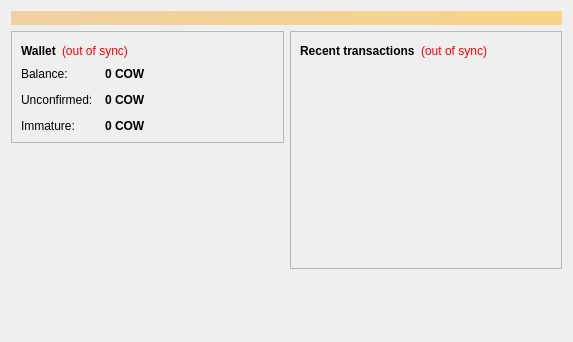
<?xml version="1.0" encoding="UTF-8"?>
<ui version="4.0">
 <class>OverviewPage</class>
 <widget class="QWidget" name="OverviewPage">
  <property name="geometry">
   <rect>
    <x>0</x>
    <y>0</y>
    <width>573</width>
    <height>342</height>
   </rect>
  </property>
  <property name="windowTitle">
   <string>Form</string>
  </property>
  <layout class="QVBoxLayout" name="topLayout">
   <item>
    <widget class="QLabel" name="labelAlerts">
     <property name="visible">
      <bool>false</bool>
     </property>
     <property name="styleSheet">
      <string notr="true">background-color: qlineargradient(x1: 0, y1: 0, x2: 1, y2: 0, stop:0 #F0D0A0, stop:1 #F8D488); color:#000000;</string>
     </property>
     <property name="wordWrap">
      <bool>true</bool>
     </property>
     <property name="margin">
      <number>3</number>
     </property>
    </widget>
   </item>
   <item>
    <layout class="QHBoxLayout" name="horizontalLayout" stretch="1,1">
     <item>
      <layout class="QVBoxLayout" name="verticalLayout_2">
       <item>
        <widget class="QFrame" name="frame">
         <property name="frameShape">
          <enum>QFrame::StyledPanel</enum>
         </property>
         <property name="frameShadow">
          <enum>QFrame::Raised</enum>
         </property>
         <layout class="QVBoxLayout" name="verticalLayout_4">
          <item>
           <layout class="QHBoxLayout" name="horizontalLayout_4">
            <item>
             <widget class="QLabel" name="label_5">
              <property name="font">
               <font>
                <weight>75</weight>
                <bold>true</bold>
               </font>
              </property>
              <property name="text">
               <string>Wallet</string>
              </property>
             </widget>
            </item>
            <item>
             <widget class="QLabel" name="labelWalletStatus">
              <property name="toolTip">
               <string>The displayed information may be out of date. Your wallet automatically synchronizes with the CowCoin network after a connection is established, but this process has not completed yet.</string>
              </property>
              <property name="styleSheet">
               <string notr="true">QLabel { color: red; }</string>
              </property>
              <property name="text">
               <string notr="true">(out of sync)</string>
              </property>
              <property name="alignment">
               <set>Qt::AlignLeading|Qt::AlignLeft|Qt::AlignVCenter</set>
              </property>
             </widget>
            </item>
            <item>
             <spacer name="horizontalSpacer_2">
              <property name="orientation">
               <enum>Qt::Horizontal</enum>
              </property>
              <property name="sizeHint" stdset="0">
               <size>
                <width>40</width>
                <height>20</height>
               </size>
              </property>
             </spacer>
            </item>
           </layout>
          </item>
          <item>
           <layout class="QFormLayout" name="formLayout_2">
            <property name="fieldGrowthPolicy">
             <enum>QFormLayout::AllNonFixedFieldsGrow</enum>
            </property>
            <property name="horizontalSpacing">
             <number>12</number>
            </property>
            <property name="verticalSpacing">
             <number>12</number>
            </property>
            <item row="0" column="0">
             <widget class="QLabel" name="label">
              <property name="text">
               <string>Balance:</string>
              </property>
             </widget>
            </item>
            <item row="0" column="1">
             <widget class="QLabel" name="labelBalance">
              <property name="font">
               <font>
                <weight>75</weight>
                <bold>true</bold>
               </font>
              </property>
              <property name="cursor">
               <cursorShape>IBeamCursor</cursorShape>
              </property>
              <property name="toolTip">
               <string>Your current balance</string>
              </property>
              <property name="text">
               <string notr="true">0 COW</string>
              </property>
              <property name="textInteractionFlags">
               <set>Qt::LinksAccessibleByMouse|Qt::TextSelectableByKeyboard|Qt::TextSelectableByMouse</set>
              </property>
             </widget>
            </item>
            <item row="1" column="0">
             <widget class="QLabel" name="label_3">
              <property name="text">
               <string>Unconfirmed:</string>
              </property>
             </widget>
            </item>
            <item row="1" column="1">
             <widget class="QLabel" name="labelUnconfirmed">
              <property name="font">
               <font>
                <weight>75</weight>
                <bold>true</bold>
               </font>
              </property>
              <property name="cursor">
               <cursorShape>IBeamCursor</cursorShape>
              </property>
              <property name="toolTip">
               <string>Total of transactions that have yet to be confirmed, and do not yet count toward the current balance</string>
              </property>
              <property name="text">
               <string notr="true">0 COW</string>
              </property>
              <property name="textInteractionFlags">
               <set>Qt::LinksAccessibleByMouse|Qt::TextSelectableByKeyboard|Qt::TextSelectableByMouse</set>
              </property>
             </widget>
            </item>
            <item row="2" column="0">
             <widget class="QLabel" name="labelImmatureText">
              <property name="text">
               <string>Immature:</string>
              </property>
             </widget>
            </item>
            <item row="2" column="1">
             <widget class="QLabel" name="labelImmature">
              <property name="font">
               <font>
                <weight>75</weight>
                <bold>true</bold>
               </font>
              </property>
              <property name="toolTip">
               <string>Mined balance that has not yet matured</string>
              </property>
              <property name="text">
               <string notr="true">0 COW</string>
              </property>
              <property name="textInteractionFlags">
               <set>Qt::LinksAccessibleByMouse|Qt::TextSelectableByKeyboard|Qt::TextSelectableByMouse</set>
              </property>
             </widget>
            </item>
           </layout>
          </item>
         </layout>
        </widget>
       </item>
       <item>
        <spacer name="verticalSpacer">
         <property name="orientation">
          <enum>Qt::Vertical</enum>
         </property>
         <property name="sizeHint" stdset="0">
          <size>
           <width>20</width>
           <height>40</height>
          </size>
         </property>
        </spacer>
       </item>
        <item>
         <widget class="QLabel" name="label_wallet_bgcoin">
          <property name="text">
           <string/>
          </property>
          <property name="pixmap">
           <pixmap resource="../bitcoin.qrc">:/images/wallet_bgcoin</pixmap>
          </property>
          <property name="scaledContents">
           <bool>false</bool>
          </property>
          <property name="alignment">
           <set>Qt::AlignCenter</set>
          </property>
          <property name="margin">
           <number>-2</number>
          </property>
         </widget>
        </item>
        <item>
         <widget class="QLabel" name="label_6">
          <property name="text">
           <string/>
          </property>
         </widget>
        </item>
      </layout>
     </item>
     <item>
      <layout class="QVBoxLayout" name="verticalLayout_3">
       <item>
        <widget class="QFrame" name="frame_2">
         <property name="frameShape">
          <enum>QFrame::StyledPanel</enum>
         </property>
         <property name="frameShadow">
          <enum>QFrame::Raised</enum>
         </property>
         <layout class="QVBoxLayout" name="verticalLayout">
          <item>
           <layout class="QHBoxLayout" name="horizontalLayout_2">
            <item>
             <widget class="QLabel" name="label_4">
              <property name="text">
               <string>&lt;b&gt;Recent transactions&lt;/b&gt;</string>
              </property>
             </widget>
            </item>
            <item>
             <widget class="QLabel" name="labelTransactionsStatus">
              <property name="toolTip">
               <string>The displayed information may be out of date. Your wallet automatically synchronizes with the CowCoin network after a connection is established, but this process has not completed yet.</string>
              </property>
              <property name="styleSheet">
               <string notr="true">QLabel { color: red; }</string>
              </property>
              <property name="text">
               <string notr="true">(out of sync)</string>
              </property>
              <property name="alignment">
               <set>Qt::AlignRight|Qt::AlignTrailing|Qt::AlignVCenter</set>
              </property>
             </widget>
            </item>
            <item>
             <spacer name="horizontalSpacer">
              <property name="orientation">
               <enum>Qt::Horizontal</enum>
              </property>
              <property name="sizeHint" stdset="0">
               <size>
                <width>40</width>
                <height>20</height>
               </size>
              </property>
             </spacer>
            </item>
           </layout>
          </item>
          <item>
           <widget class="QListView" name="listTransactions">
            <property name="styleSheet">
             <string notr="true">QListView { background: transparent; }</string>
            </property>
            <property name="frameShape">
             <enum>QFrame::NoFrame</enum>
            </property>
            <property name="verticalScrollBarPolicy">
             <enum>Qt::ScrollBarAlwaysOff</enum>
            </property>
            <property name="horizontalScrollBarPolicy">
             <enum>Qt::ScrollBarAlwaysOff</enum>
            </property>
            <property name="selectionMode">
             <enum>QAbstractItemView::NoSelection</enum>
            </property>
           </widget>
          </item>
         </layout>
        </widget>
       </item>
       <item>
        <spacer name="verticalSpacer_2">
         <property name="orientation">
          <enum>Qt::Vertical</enum>
         </property>
         <property name="sizeHint" stdset="0">
          <size>
           <width>20</width>
           <height>40</height>
          </size>
         </property>
        </spacer>
       </item>
      </layout>
     </item>
    </layout>
   </item>
  </layout>
 </widget>
 <resources/>
 <connections/>
</ui>
